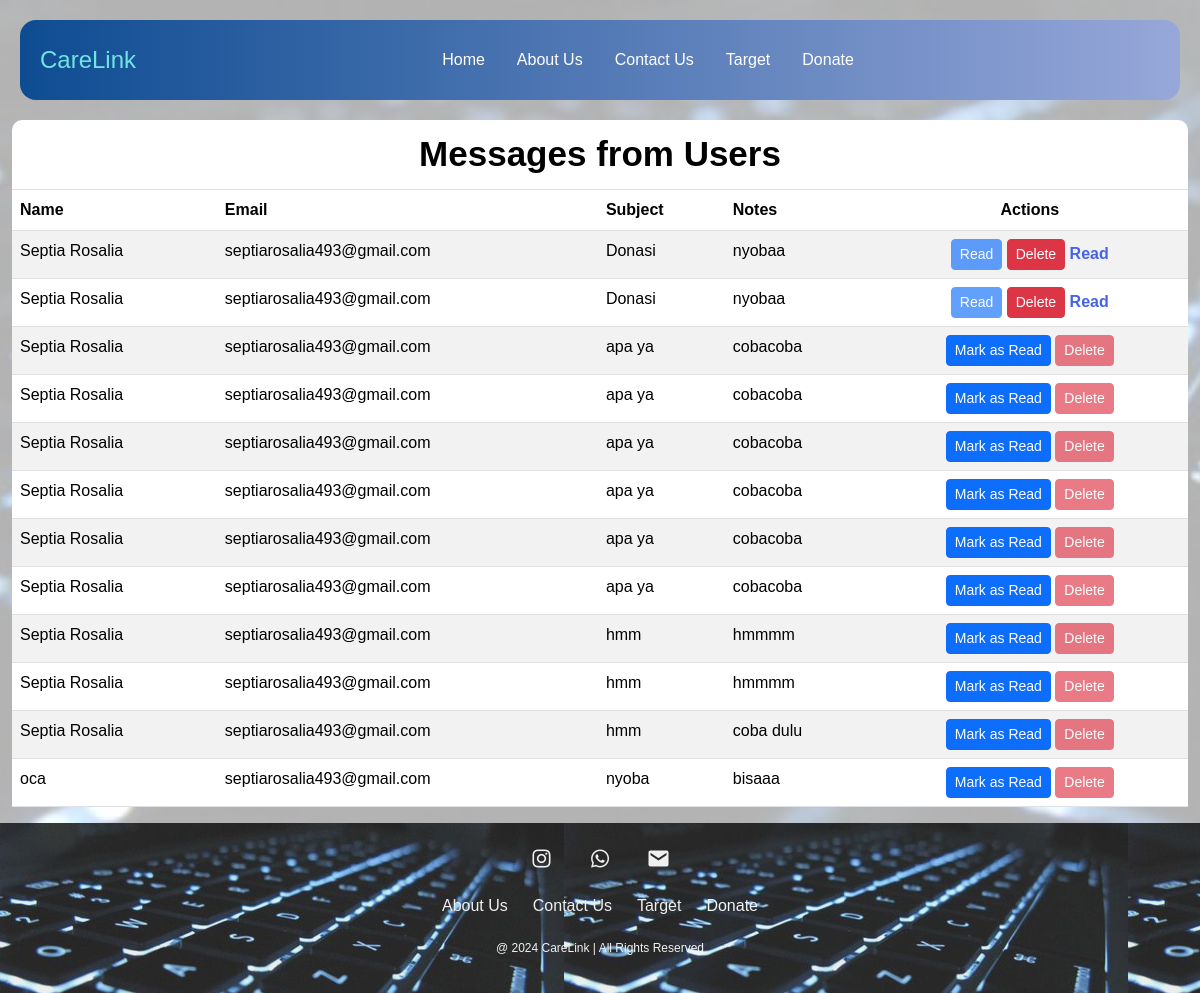
The page /User/message.php on the database as committed earlier.
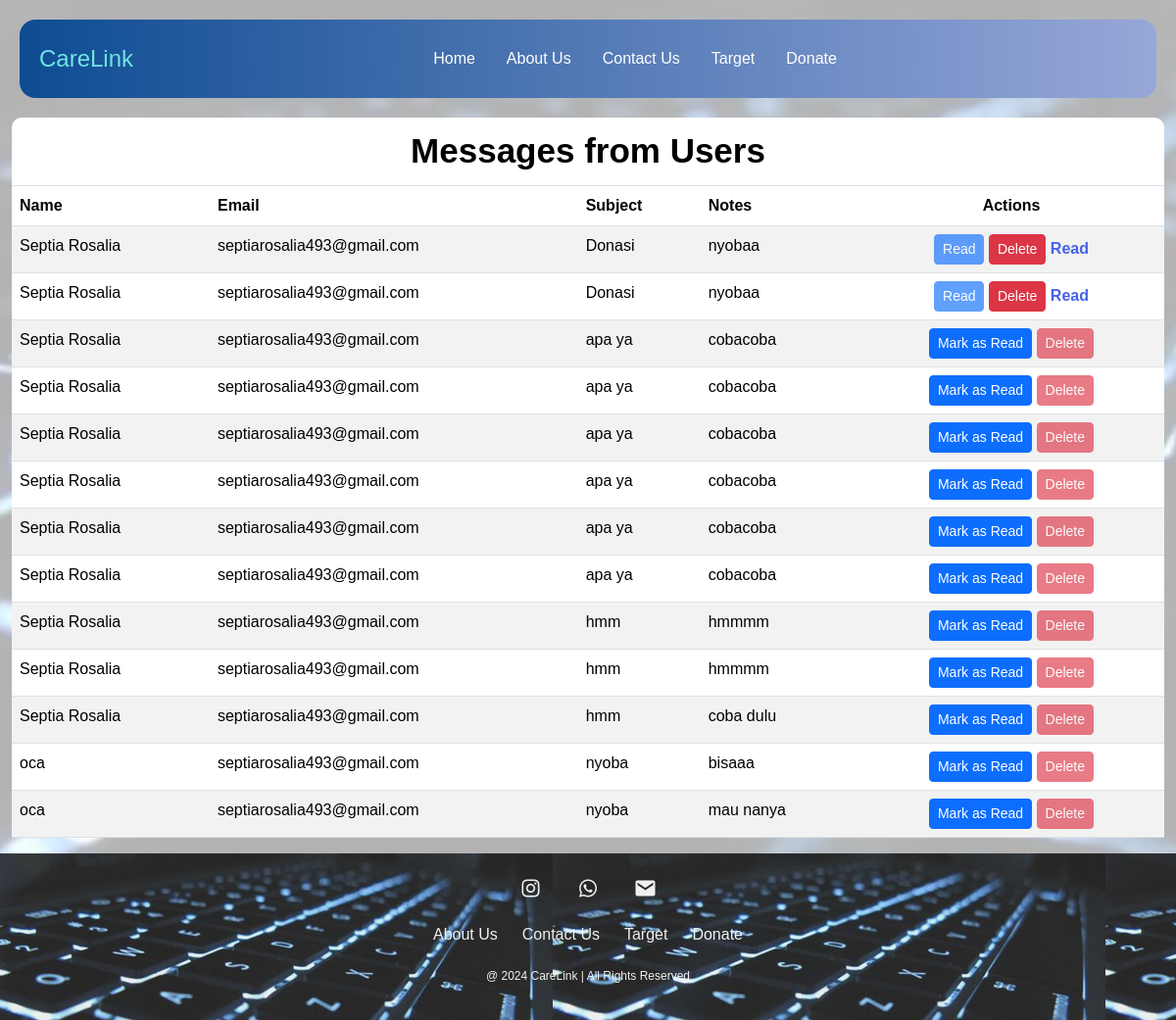
The same page on the database as committed later.
### tables this page shows
CREATE TABLE `contacts` (
  `id` int(11) NOT NULL,
  `name` varchar(255) NOT NULL,
  `email` varchar(255) NOT NULL,
  `subject` varchar(255) NOT NULL,
  `notes` text NOT NULL,
  `submission_date` timestamp NOT NULL DEFAULT current_timestamp(),
  `read_status` tinyint(1) DEFAULT 0
);

### User/message.php (the view, shortened to what this page needs)
<!DOCTYPE html>
<html lang="en">
<head>
    <link href="https://cdn.jsdelivr.net/npm/bootstrap@5.3.3/dist/css/bootstrap.min.css" rel="stylesheet">
    <link href="style-contact-us.css" rel="stylesheet">
    <link href="style.css" rel="stylesheet">
    <link href='https://unpkg.com/boxicons@2.1.4/css/boxicons.min.css' rel='stylesheet'>
</head>
<body>
    <nav class="navbar navbar-expand-lg fixed-top">
      <div class="container-fluid">
        <a class="navbar-brand" href="#">CareLink</a>
        <div class="offcanvas offcanvas-end" tabindex="-1" id="offcanvasNavbar" aria-labelledby="offcanvasNavbarLabel">
          <div class="offcanvas-body d-flex justify-content-between align-items-center">
            <ul class="navbar-nav justify-content-center flex-grow-1 pe-3">
              <li class="nav-item">
                <a class="nav-link mx-lg-2" aria-current="page" href="Home.html">Home</a>
              </li>
              <li class="nav-item">
                <a class="nav-link mx-lg-2" href="About Us.html">About Us</a>
              </li>
              <li class="nav-item">
                <a class="nav-link mx-lg-2" href="Contact_Us.html">Contact Us</a>
              </li>
              <li class="nav-item">
                <a class="nav-link mx-lg-2" href="Target.html">Target</a>
              </li>
              <li class="nav-item">
                <a class="nav-link mx-lg-2" href="form_donate.php">Donate</a>
              </li>
            </ul>
          </div>
        </div>
      </div>
    </nav>
<div class="container-fluid" style="margin-top: 120px;">
    <div class="table-container">
        <table class="table table-striped">
            <thead>
                <tr>
                    <th colspan="5" class="text-center text-black table-heading">Messages from Users</th>
                </tr>
                <tr>
                    <th>Name</th>
                    <th>Email</th>
                    <th>Subject</th>
                    <th>Notes</th>
                    <th class="actions-column">Actions</th>
                </tr>
            </thead>
            <tbody>
                <?php
                $servername = "localhost";
                $username = "root";
                $password = "";
                $dbname = "carelink";
                $conn = new mysqli($servername, $username, $password, $dbname);
                $sql = "SELECT * FROM contacts";
                $result = $conn->query($sql);
                if ($result->num_rows > 0) {
                    while($row = $result->fetch_assoc()) {
                        $read_status = $row["read_status"] ? "<span class='read-status'>Read</span>" : "";
                        $mark_button_text = $row["read_status"] ? "Read" : "Mark as Read";
                        $mark_button_disabled = $row["read_status"] ? "disabled" : "";
                        $delete_button_disabled = $row["read_status"] ? "" : "disabled";
                        echo "<tr>
                                <td>" . $row["name"] . "</td>
                                <td>" . $row["email"] . "</td>
                                <td>" . $row["subject"] . "</td>
                                <td>" . $row["notes"] . "</td>
                                <td class='actions-column'>
                                    <form method='post' style='display:inline;'>
                                        <input type='hidden' name='mark_read_id' value='" . $row["id"] . "'>
                                        <button type='submit' class='btn btn-primary btn-sm' $mark_button_disabled>$mark_button_text</button>
                                    </form>
                                    <form method='post' style='display:inline;'>
                                        <input type='hidden' name='delete_id' value='" . $row["id"] . "'>
                                        <button type='submit' class='btn btn-danger btn-sm' $delete_button_disabled>Delete</button>
                                    </form>
                                    $read_status
                                </td>
                            </tr>";
                    }
                } else {
                    echo "<tr><td colspan='5'>No messages found</td></tr>";
                }
                ?>
            </tbody>
        </table>
    </div>
</div>
<footer class="footer">
    <div class="social">
        <a href="https://www.instagram.com/septia_rosalia39?igsh=MXM0cjIwbHlla3pkdA%3D%3D&utm_source=qr"><i
                class='bx bxl-instagram'></i></a>
        <a href="http://wa.me/82282126810"><i class='bx bxl-whatsapp'></i></a>
        <a href="mailto:septiarosalia493@gmail.com"><i class='bx bxs-envelope'></i></a>
    </div>
    <ul class="list">
        <li>
            <a href="about.html">About Us</a>
        </li>
        <li>
            <a href="Contact_Us.html">Contact Us</a>
        </li>
        <li>
            <a href="">Target</a>
        </li>
        <li>
          <a href="">Donate</a>
      </li>
    </ul>
    <p class="copyright">@ 2024 CareLink | All Rights Reserved</p>
  </footer>
</body>
</html>

Rows that differ between the two databases and show on the page:
added contacts: name "oca", email "septiarosalia493@gmail.com", subject "nyoba", notes "mau nanya", read_status "Mark as Read"
